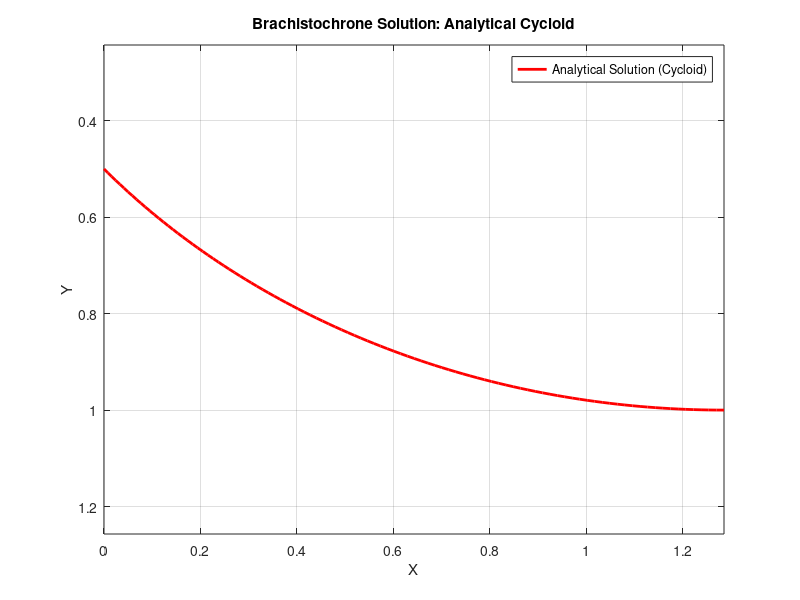
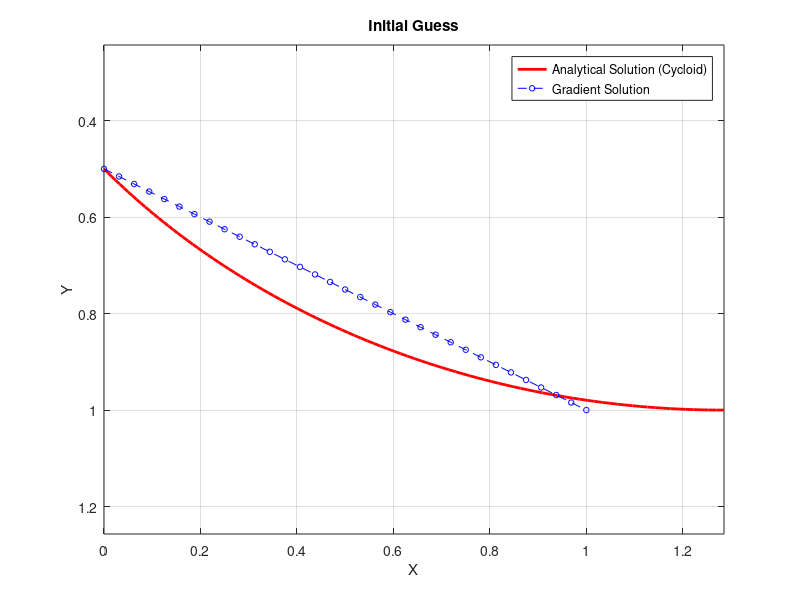

The MATLAB script that drew these images, in order: (Note: this script raises an error after producing the figures.)
% Brachistochrone Gradient Calculations
% Reference: Jameson & Vassberg (2000)

clc
clear all
close all

%% Analytical solution of the Brachistochrone problem

% Parameters from the paper
C = 1;
t_0 = pi/2;
t_1 = pi;

% Generating the Analytical Solution (Exact Cycloid)
t_fine = linspace(t_0, t_1, 100);
x_exact = 0.5 * C^2 * (t_fine - sin(t_fine));   %Equation 10
y_exact = 0.5 * C^2 * (1 - cos(t_fine));        %Equation 9        

% Normalizing x_exact to start at 0 (consistent with mesh setup x = 0 to L)
x_offset = x_exact(1);
% x_offset = 0;
x_exact = x_exact - x_offset;

% Plot: Debugging 
figure('Color', 'w');
plot(x_exact, y_exact, 'r-', 'LineWidth', 2); hold on;
set(gca, 'YDir', 'reverse'); 
xlabel('X');
ylabel('Y');
title('Brachistochrone Solution: Analytical Cycloid');
legend('Analytical Solution (Cycloid)', 'Location', 'best');
grid on;
axis equal;



%% Problem Setup
N = 31;                 % Number of design variables (internal points): tune to 31, 511
L = 1.0;                % Total horizontal distance
dx = L / (N + 1);       % Mesh interval (delta x) 
x = (0:dx:L)';          % Discrete spatial variable x 

% Boundary conditions (y0 and yN+1 are fixed) 
y = linspace(0.5, 1.0, N+2)'; % Initial guess


%% Continuous Gradient Calculation

% Approximates the analytical gradient using 2nd-order finite differences
G_cont = zeros(N, 1);

for j = 2:N+1
    % Finite difference approximations for y' and y''
    dy_dx = (y(j+1) - y(j-1)) / (2 * dx);
    d2y_dx2 = (y(j+1) - 2*y(j) + y(j-1)) / (dx^2);
    
    % Continuous Gradient Formula (Equation 11) 
    numerator = 1 + dy_dx^2 + 2 * y(j) * d2y_dx2;
    denominator = 2 * (y(j) * (1 + dy_dx^2))^1.5;
    G_cont(j-1) = -numerator / denominator;
end

%% Discrete Gradient Calculation 

% Exactly differentiates the discrete cost function (Rectangle Rule) 
G_disc = zeros(N, 1);

% Helper values at half-mesh points (j + 1/2) 
y_mid = 0.5 * (y(2:end) + y(1:end-1));          % y at j+1/2
dy_mid = (y(2:end) - y(1:end-1)) / dx;          % y' at j+1/2

% Calculating A and B components at j+1/2 
A = sqrt(1 + dy_mid.^2) ./ (2 * y_mid.^1.5);
B = dy_mid ./ sqrt(y_mid .* (1 + dy_mid.^2));

% Discrete Gradient Formula (Equation 12) 
for j = 1:N
    % j in this loop corresponds to the j-th design variable (y(j+1))
    % Formula: G_j = B_{j-1/2} - B_{j+1/2} - (dx/2) * (A_{j+1/2} + A_{j-1/2})
    G_disc(j) = B(j) - B(j+1) - (dx/2) * (A(j+1) + A(j));
end

%% Displaying Results
fprintf('L2 Norm of Continuous Gradient: %.6e\n', norm(G_cont));
fprintf('L2 Norm of Discrete Gradient: %.6e\n', norm(G_disc));


% Plotting
figure('Color', 'w');
plot(x_exact, y_exact, 'r-', 'LineWidth', 2); hold on;
hold on
plot(x, y, 'bo--', 'MarkerSize', 4); 
set(gca, 'YDir', 'reverse'); 
xlabel('X');
ylabel('Y');
title('Initial Guess');
legend('Analytical Solution (Cycloid)', 'Gradient Solution','Location', 'best');
grid on;
axis equal;

%% Optimization: Steepest Descent Using Continuous Gradient
% The steepest descent method iteratively updates the trajectory by stepping
% in the direction opposite to the gradient (Equation 13).
% The update rule is: y^(n+1) = y^n - dt * G^n
% The time step dt is chosen based on a CFL-like stability condition: dt <= dx^2 / (2*beta)

maxIter = 50000;        % Maximum number of iterations before stopping
tol = 1e-6;             % Convergence tolerance on the L2 norm of the gradient
dt = 0.1 * dx^2;        % Stable time step size derived from stability analysis

y_sd_cont = y;                              % Initialize trajectory from the initial guess
cost_hist_cont = zeros(maxIter,1);          % Preallocate cost function history
grad_hist_cont = zeros(maxIter,1);          % Preallocate gradient norm history

for iter = 1:maxIter
    % Compute the continuous gradient at the current trajectory
    G = continuousGradient(y_sd_cont, dx);
    
    % Record cost function and gradient norm for convergence monitoring
    cost_hist_cont(iter) = costFunction(y_sd_cont, dx);
    grad_hist_cont(iter) = norm(G, 2);
    
    % Check for convergence: stop if gradient norm drops below tolerance
    if grad_hist_cont(iter) < tol
        fprintf('Continuous steepest descent converged at iteration %d\n', iter);
        break;
    end
    
    % Update only internal design variables (boundary points y(1) and y(end) are fixed)
    y_sd_cont(2:end-1) = y_sd_cont(2:end-1) - dt * G;
end

% Trim pre-allocated arrays to the actual number of iterations performed
cost_hist_cont = cost_hist_cont(1:iter);
grad_hist_cont = grad_hist_cont(1:iter);

%% Optimization: Steepest Descent Using Discrete Gradient
% Same steepest descent scheme as above, but the gradient is computed by
% exactly differentiating the discrete (rectangle-rule) cost function.
% This avoids the inconsistency between the continuous gradient and the
% discretized cost, which can improve convergence behavior.

y_sd_disc = y;                              % Initialize trajectory from the initial guess
cost_hist_disc = zeros(maxIter,1);          % Preallocate cost function history
grad_hist_disc = zeros(maxIter,1);          % Preallocate gradient norm history

for iter2 = 1:maxIter
    % Compute the discrete gradient at the current trajectory
    G = discreteGradient(y_sd_disc, dx);
    
    % Record cost function and gradient norm for convergence monitoring
    cost_hist_disc(iter2) = costFunction(y_sd_disc, dx);
    grad_hist_disc(iter2) = norm(G, 2);
    
    % Check for convergence: stop if gradient norm drops below tolerance
    if grad_hist_disc(iter2) < tol
        fprintf('Discrete steepest descent converged at iteration %d\n', iter2);
        break;
    end
    
    % Update only internal design variables (boundary points are fixed)
    y_sd_disc(2:end-1) = y_sd_disc(2:end-1) - dt * G;
end

% Trim pre-allocated arrays to the actual number of iterations performed
cost_hist_disc = cost_hist_disc(1:iter2);
grad_hist_disc = grad_hist_disc(1:iter2);

%% Optimization: BFGS Using Continuous Gradient
% The BFGS quasi-Newton method builds an approximation H of the inverse Hessian
% iteratively using the rank-2 update formula from the progress report.
% The search direction at each step is p = -H * G, which approaches the Newton
% direction as H converges to the true inverse Hessian.
% A backtracking line search (Armijo condition) is used to find a step size
% that guarantees sufficient decrease in the cost function.

maxIter_bfgs = 5000;    % BFGS typically converges in far fewer iterations than steepest descent

y_bfgs_cont = y;                                    % Initialize from the same initial guess
G_bfgs_cont = continuousGradient(y_bfgs_cont, dx); % Initial gradient
H_cont = eye(N);                                    % Initialize inverse Hessian as identity

cost_hist_bfgs_cont = zeros(maxIter_bfgs, 1);
grad_hist_bfgs_cont = zeros(maxIter_bfgs, 1);

for iter3 = 1:maxIter_bfgs
    cost_hist_bfgs_cont(iter3) = costFunction(y_bfgs_cont, dx);
    grad_hist_bfgs_cont(iter3) = norm(G_bfgs_cont, 2);

    % Check for convergence
    if grad_hist_bfgs_cont(iter3) < tol
        fprintf('BFGS (continuous gradient) converged at iteration %d\n', iter3);
        break;
    end

    % Compute search direction: quasi-Newton step p = -H * G
    p = -H_cont * G_bfgs_cont;

    % Backtracking line search (Armijo sufficient decrease condition)
    % Ensures cost decreases by at least a fraction c1 of the expected decrease
    alpha = 1.0;        % Start with full Newton step
    c1    = 1e-4;       % Armijo parameter
    rho   = 0.5;        % Step reduction factor per backtrack
    I0    = cost_hist_bfgs_cont(iter3);

    for ls = 1:30
        y_trial = y_bfgs_cont;
        y_trial(2:end-1) = y_trial(2:end-1) + alpha * p;
        % Only accept step if all y values remain positive (physically required)
        if all(y_trial(2:end-1) > 0) && costFunction(y_trial, dx) <= I0 + c1 * alpha * (G_bfgs_cont' * p)
            break;
        end
        alpha = rho * alpha;
    end

    % Accept the step and compute new gradient
    y_new = y_bfgs_cont;
    y_new(2:end-1) = y_new(2:end-1) + alpha * p;
    G_new = continuousGradient(y_new, dx);

    % BFGS update vectors (changes in design variables and gradient)
    delta_y = y_new(2:end-1) - y_bfgs_cont(2:end-1);  % s in standard BFGS notation
    delta_g = G_new - G_bfgs_cont;                     % y in standard BFGS notation
    curvature = delta_g' * delta_y;

    % Apply BFGS rank-2 inverse Hessian update only if curvature condition holds
    % (delta_g' * delta_y > 0 ensures H remains positive definite)
    if curvature > 1e-10
        H_cont = H_cont ...
            + (1 + (delta_g' * H_cont * delta_g) / curvature) * (delta_y * delta_y') / curvature ...
            - (H_cont * delta_g * delta_y' + delta_y * delta_g' * H_cont) / curvature;
    end

    y_bfgs_cont   = y_new;
    G_bfgs_cont   = G_new;
end

cost_hist_bfgs_cont = cost_hist_bfgs_cont(1:iter3);
grad_hist_bfgs_cont = grad_hist_bfgs_cont(1:iter3);

%% Optimization: BFGS Using Discrete Gradient
% Same BFGS scheme as above, but uses the discrete gradient (exactly consistent
% with the rectangle-rule cost function) to drive the inverse Hessian updates.

y_bfgs_disc = y;                                    % Initialize from the same initial guess
G_bfgs_disc = discreteGradient(y_bfgs_disc, dx);   % Initial gradient
H_disc = eye(N);                                    % Initialize inverse Hessian as identity

cost_hist_bfgs_disc = zeros(maxIter_bfgs, 1);
grad_hist_bfgs_disc = zeros(maxIter_bfgs, 1);

for iter4 = 1:maxIter_bfgs
    cost_hist_bfgs_disc(iter4) = costFunction(y_bfgs_disc, dx);
    grad_hist_bfgs_disc(iter4) = norm(G_bfgs_disc, 2);

    % Check for convergence
    if grad_hist_bfgs_disc(iter4) < tol
        fprintf('BFGS (discrete gradient) converged at iteration %d\n', iter4);
        break;
    end

    % Compute search direction: quasi-Newton step p = -H * G
    p = -H_disc * G_bfgs_disc;

    % Backtracking line search (Armijo sufficient decrease condition)
    alpha = 1.0;
    c1    = 1e-4;
    rho   = 0.5;
    I0    = cost_hist_bfgs_disc(iter4);

    for ls = 1:30
        y_trial = y_bfgs_disc;
        y_trial(2:end-1) = y_trial(2:end-1) + alpha * p;
        if all(y_trial(2:end-1) > 0) && costFunction(y_trial, dx) <= I0 + c1 * alpha * (G_bfgs_disc' * p)
            break;
        end
        alpha = rho * alpha;
    end

    % Accept the step and compute new gradient
    y_new = y_bfgs_disc;
    y_new(2:end-1) = y_new(2:end-1) + alpha * p;
    G_new = discreteGradient(y_new, dx);

    % BFGS update vectors
    delta_y = y_new(2:end-1) - y_bfgs_disc(2:end-1);
    delta_g = G_new - G_bfgs_disc;
    curvature = delta_g' * delta_y;

    % Apply BFGS rank-2 inverse Hessian update only if curvature condition holds
    if curvature > 1e-10
        H_disc = H_disc ...
            + (1 + (delta_g' * H_disc * delta_g) / curvature) * (delta_y * delta_y') / curvature ...
            - (H_disc * delta_g * delta_y' + delta_y * delta_g' * H_disc) / curvature;
    end

    y_bfgs_disc  = y_new;
    G_bfgs_disc  = G_new;
end

cost_hist_bfgs_disc = cost_hist_bfgs_disc(1:iter4);
grad_hist_bfgs_disc = grad_hist_bfgs_disc(1:iter4);

%% Compare Optimized Paths Against Analytical Cycloid
% Interpolate the analytical cycloid onto the uniform mesh x to allow
% a point-wise comparison with the numerically optimized trajectories.
% The L2 error is normalized by sqrt(N+2) to make it mesh-independent.

y_exact_interp = interp1(x_exact, y_exact, x, 'linear', 'extrap');

% Normalized L2 error between each optimized path and the analytical solution
L2_error_cont      = norm(y_sd_cont    - y_exact_interp, 2) / sqrt(length(y));
L2_error_disc      = norm(y_sd_disc    - y_exact_interp, 2) / sqrt(length(y));
L2_error_bfgs_cont = norm(y_bfgs_cont  - y_exact_interp, 2) / sqrt(length(y));
L2_error_bfgs_disc = norm(y_bfgs_disc  - y_exact_interp, 2) / sqrt(length(y));

fprintf('L2 Error Steepest Descent - Continuous Gradient: %.6e\n', L2_error_cont);
fprintf('L2 Error Steepest Descent - Discrete Gradient:   %.6e\n', L2_error_disc);
fprintf('L2 Error BFGS - Continuous Gradient:             %.6e\n', L2_error_bfgs_cont);
fprintf('L2 Error BFGS - Discrete Gradient:               %.6e\n', L2_error_bfgs_disc);

% Plot all paths together for visual comparison
figure('Color','w');
plot(x_exact, y_exact, 'r-', 'LineWidth', 2); hold on;
plot(x, y, 'k--', 'LineWidth', 1.5);
plot(x, y_sd_cont, 'bo-', 'MarkerSize', 4);
plot(x, y_sd_disc, 'gs-', 'MarkerSize', 4);
plot(x, y_bfgs_cont, 'b^--', 'MarkerSize', 4);
plot(x, y_bfgs_disc, 'gd--', 'MarkerSize', 4);
set(gca, 'YDir', 'reverse');   % Flip y-axis so descent is downward visually
xlabel('X');
ylabel('Y');
title('Optimized Brachistochrone Paths');
legend('Analytical Cycloid', 'Initial Guess', ...
       'Steepest Descent - Continuous', 'Steepest Descent - Discrete', ...
       'BFGS - Continuous', 'BFGS - Discrete', ...
       'Location', 'best');
grid on;
axis equal;

%% Plot Convergence Histories
% Semi-log plots allow visualization of the exponential decay in the
% gradient norm and cost function as the optimizer converges.
% BFGS is expected to converge in significantly fewer iterations than
% steepest descent due to its superlinear convergence rate.

% Gradient norm convergence: indicates how close the trajectory is to the optimum
figure('Color','w');
it_cont = 1:length(grad_hist_cont);
it_disc = 1:length(grad_hist_disc);
it_bfgs_cont = 1:length(grad_hist_bfgs_cont);
it_bfgs_disc = 1:length(grad_hist_bfgs_disc);
loglog(it_cont, grad_hist_cont, 'b-', 'LineWidth', 2); hold on;
loglog(it_disc, grad_hist_disc, 'g-', 'LineWidth', 2);
loglog(it_bfgs_cont, grad_hist_bfgs_cont, 'b--', 'LineWidth', 2);
loglog(it_bfgs_disc, grad_hist_bfgs_disc, 'g--', 'LineWidth', 2);
xlabel('Iteration');
ylabel('L2 Norm of Gradient');
title('Gradient Convergence History');
legend('SD - Continuous', 'SD - Discrete', 'BFGS - Continuous', 'BFGS - Discrete', 'Location', 'best');
grid on;

% Cost function convergence: shows reduction in total travel time over iterations
figure('Color','w');
it_cont = 1:length(cost_hist_cont);
it_disc = 1:length(cost_hist_disc);
it_bfgs_cont = 1:length(cost_hist_bfgs_cont);
it_bfgs_disc = 1:length(cost_hist_bfgs_disc);
loglog(it_cont, cost_hist_cont, 'b-', 'LineWidth', 2); hold on;
loglog(it_disc, cost_hist_disc, 'g-', 'LineWidth', 2);
loglog(it_bfgs_cont, cost_hist_bfgs_cont, 'b--', 'LineWidth', 2);
loglog(it_bfgs_disc, cost_hist_bfgs_disc, 'g--', 'LineWidth', 2);
xlabel('Iteration');
ylabel('Cost Function I');
title('Cost Function Convergence History');
legend('SD - Continuous', 'SD - Discrete', 'BFGS - Continuous', 'BFGS - Discrete', 'Location', 'best');
grid on;



%% Helper Functions

% Computes the discrete cost function I using the rectangle (midpoint) rule.
% y_mid and dy_mid are evaluated at the half-mesh points j+1/2.
function I = costFunction(y, dx)
    y_mid = 0.5 * (y(2:end) + y(1:end-1));      % y at j+1/2
    dy_mid = (y(2:end) - y(1:end-1)) / dx;      % y' at j+1/2

    % Integrand F evaluated at each half-mesh point
    F_mid = sqrt(1 + dy_mid.^2) ./ sqrt(y_mid);
    I = sum(F_mid) * dx;    % Rectangle rule integration
end

% Computes the continuous gradient G using 2nd-order finite differences
% to approximate y' and y'' in the analytical gradient formula (Equation 11).
% Boundary points are excluded; only the N internal design variables are returned.
function G_cont = continuousGradient(y, dx)
    N = length(y) - 2;
    G_cont = zeros(N, 1);

    for j = 2:N+1
        % 2nd-order central differences for first and second derivatives
        dy_dx = (y(j+1) - y(j-1)) / (2 * dx);
        d2y_dx2 = (y(j+1) - 2*y(j) + y(j-1)) / dx^2;

        % Continuous gradient formula (Equation 11)
        numerator = 1 + dy_dx^2 + 2 * y(j) * d2y_dx2; 
        denominator = 2 * (y(j) * (1 + dy_dx^2))^(3/2);

        G_cont(j-1) = -numerator / denominator;
    end
end

% Computes the discrete gradient G by analytically differentiating the
% rectangle-rule cost function I_R with respect to each design variable y_j.
% This ensures the gradient is exactly consistent with the discrete cost,
% which avoids truncation errors that can arise with the continuous gradient.
function G_disc = discreteGradient(y, dx)
    N = length(y) - 2;
    G_disc = zeros(N, 1);

    % Evaluate intermediate quantities at half-mesh points j+1/2
    y_mid = 0.5 * (y(2:end) + y(1:end-1));
    dy_mid = (y(2:end) - y(1:end-1)) / dx;

    % A and B are the two components that arise from differentiating I_R
    A = sqrt(1 + dy_mid.^2) ./ (2 * y_mid.^(3/2));     % Contribution from y_mid term
    B = dy_mid ./ sqrt(y_mid .* (1 + dy_mid.^2));       % Contribution from dy_mid term

    % Discrete gradient formula (Equation 12): G_j = dI_R / dy_j
    % Each design variable y_j appears in intervals [j-1/2] and [j+1/2]
    for j = 1:N
        G_disc(j) = B(j) - B(j+1) - (dx/2) * (A(j+1) + A(j));
    end
end

%% Gradient Verification
% Verify defined continuous and discrete gradients by using a finite
% difference gradient for comparison
clc;

eps_fd = 1e-6;             % small perturbation
G_fd = zeros(N, 1);     % gradient determined using FD initialization

for j = 1:N
    % Create copies for plus and minus
    y_plus = y;
    y_minus = y;

    % Perturb the copies
    y_plus(j+1) = y_plus(j+1) + eps_fd;
    y_minus(j+1) = y_minus(j+1) - eps_fd;

    % Get the plus and minus costs
    I_plus = costFunction(y_plus, dx);
    I_minus = costFunction(y_minus, dx);

    % Use finite difference to get the gradient
    G_fd(j) = (I_plus-I_minus)/(2*eps_fd);
end

% Error between finite difference and analytical gradients
err_cont = norm(G_cont-G_fd)/norm(G_fd);
err_disc = norm(G_disc - G_fd)/norm(G_fd);
fprintf('Relative Error (Continuous Gradient): %.6e\n', err_cont);
fprintf('Relative Error (Discrete Gradient): %.6e\n', err_disc);

% Plotting the gradient determined by finite difference with the continuous
% and discrete gradients
figure('Color','w');
plot(1:N, G_fd, 'k-', 'LineWidth', 2); hold on;
plot(1:N, G_cont, 'r--', 'LineWidth', 2); 
plot(1:N, dx*G_cont, 'm-.', 'LineWidth', 2);
plot(1:N, G_disc, 'b:', 'LineWidth', 2);

legend('Finite Difference', 'Continuous', 'dx * Continuous', ....
    'Discrete', 'Location', 'best');
title('Gradient Verification Comparison');
xlabel('Design Variable Index');
ylabel('Gradient Value');

grid on;

figure('Color','w');
plot(1:N, G_fd, 'k-', 'LineWidth', 2); hold on;
plot(1:N, dx*G_cont, 'm-.', 'LineWidth', 2);
plot(1:N, G_disc, 'b:', 'LineWidth', 2);

legend('Finite Difference', 'dx * Continuous', ....
    'Discrete', 'Location', 'best');
title('Gradient Verification Comparison w/o Continuous');
xlabel('Design Variable Index');
ylabel('Gradient Value');

grid on;
